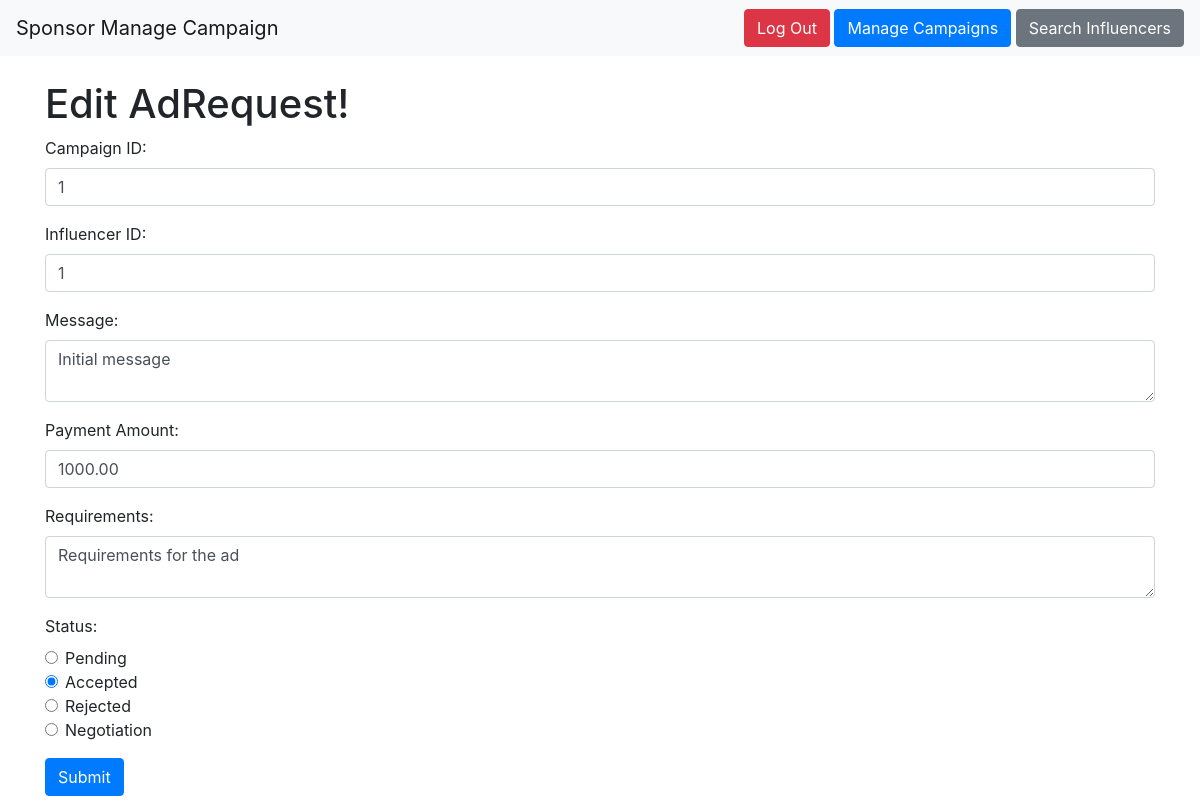
Screenshot of /sponsor/manageadrequest/edit_adrequest/1 (signed in) with the database file from the repository.
### models.py (models this page shows, shortened)
class AdRequest(db.Model):
    __tablename__ = "ad_requests"
    ad_request_id = db.Column(db.Integer, primary_key=True, autoincrement=True)
    campaign_id = db.Column(
        db.Integer, db.ForeignKey("campaigns.campaign_id"), nullable=False
    )
    influencer_id = db.Column(
        db.Integer, db.ForeignKey("influencers.influencer_id"), nullable=False
    )
    requirements = db.Column(db.Text)
    payment_amount = db.Column(db.Numeric(10, 2))
    status = db.Column(
        db.Enum("pending", "accepted", "rejected", "negotiation"), default="pending"
    )
    messages = db.Column(db.Text)
    negotiations = db.relationship("Negotiation", backref="ad_request", lazy=True)

### sponsor.py (the view, shortened to what this page needs)
@sponsor.route(
    "/manageadrequest/edit_adrequest/<int:adrequest_id>", methods=["GET", "POST"]
)
def edit_adrequest(adrequest_id):
    if "user_name" in session and session["role"] == "sponsor":
        ad_data = AdRequest.query.get(adrequest_id)
        if not ad_data:
            flash("Ad Request not found.", "error")
            return redirect(url_for("sponsor.sponsor_manageadrequest"))
        return render_template("sponsor_edit_adrequest.html", ad_data=ad_data)
    flash("Please Login !", "faliled")
    return redirect(url_for("sponsor.sponsor_login"))

### app.py (called while the page is built)
@app.before_request
def create_tables():
    init_db(app)

### models.py (called while the page is built, shortened)
def init_db(app):
    with app.app_context():
        db.create_all()

### templates/sponsor_edit_adrequest.html (shortened to what this page needs)
<!DOCTYPE html>
<html lang="en">
<head>
    <link rel="stylesheet" href="https://stackpath.bootstrapcdn.com/bootstrap/4.5.2/css/bootstrap.min.css">
</head>
<body>
<nav class="navbar navbar-expand-lg navbar-light bg-light">
    <a class="navbar-brand" href="/sponsor/managecampaign">Sponsor Manage Campaign</a>
    <div class="ml-auto">
        <button class="btn btn-danger" onclick="location.href='/logout'">Log Out</button>
        <button class="btn btn-primary" onclick="location.href='{{url_for('sponsor.sponsor_managecampaign')}}'">Manage Campaigns</button>
        <button class="btn btn-secondary" onclick="location.href='{{url_for('sponsor.search_influencer')}}'">Search Influencers</button>
    </div>
</nav>
<div class="container mt-4">
    <h1>Edit AdRequest!</h1>
</div>
<div class="container">
    <form action="{{ url_for('sponsor.edit_adrequest', adrequest_id=ad_data.ad_request_id) }}" method="POST">
        <div class="form-group">
            <label for="campaignid">Campaign ID:</label>
            <input type="number" step="1" min="0" class="form-control" id="campaignid" name="campaignid" value="{{ad_data.campaign_id}}" required>
        </div>
        <div class="form-group">
            <label for="influencerid">Influencer ID:</label>
            <input type="number" step="1" min="0" class="form-control" id="influencerid" name="influencerid" value="{{ad_data.influencer_id}}" required>
        </div>
        <div class="form-group">
            <label for="messages">Message:</label>
            <textarea class="form-control" id="messages" name="messages" required>{{ad_data.messages}}</textarea>
        </div>
        <div class="form-group">
            <label for="payment_amount">Payment Amount:</label>
            <input type="number" step="1" min="0" class="form-control" id="payment_amount" name="payment_amount" value="{{ad_data.payment_amount}}" required>
        </div>
        <div class="form-group">
            <label for="requirements">Requirements:</label>
            <textarea class="form-control" id="requirements" name="requirements" required>{{ad_data.requirements}}</textarea>
        </div>
        <div class="form-group">
            <label>Status:</label>
            <div class="form-check">
                <input type="radio" class="form-check-input" id="pending" name="status" value="pending" {% if ad_data.status=='pending' %}checked{% endif %} required>
                <label class="form-check-label" for="pending">Pending</label>
            </div>
            <div class="form-check">
                <input type="radio" class="form-check-input" id="accepted" name="status" value="accepted" {% if ad_data.status=='accepted' %}checked{% endif %}>
                <label class="form-check-label" for="accepted">Accepted</label>
            </div>
            <div class="form-check">
                <input type="radio" class="form-check-input" id="rejected" name="status" value="rejected" {% if ad_data.status=='rejected' %}checked{% endif %}>
                <label class="form-check-label" for="rejected">Rejected</label>
            </div>
            <div class="form-check">
                <input type="radio" class="form-check-input" id="negotiation" name="status" value="negotiation" {% if ad_data.status=='negotiation' %}checked{% endif %}>
                <label class="form-check-label" for="negotiation">Negotiation</label>
            </div>
        </div>
        <button type="submit" class="btn btn-primary">Submit</button>
    </form>
</div>

### rows the page displays
AdRequest: campaignid "1", influencerid "1", messages "Initial message", payment_amount "1000.00", requirements "Requirements for the ad", status "☐ Pending", status "☑ Accepted", status "☐ Rejected", status "☐ Negotiation"
